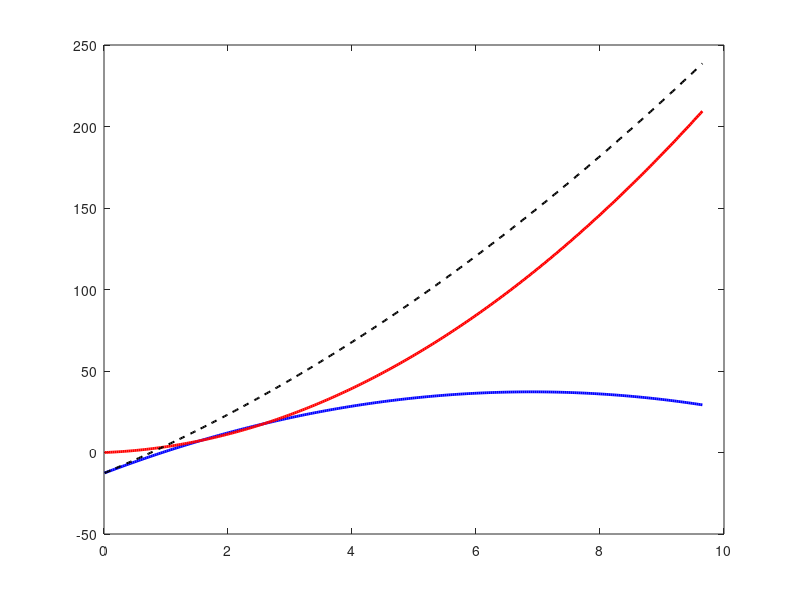

MATLAB code for this plot: (Note: this script raises an error after producing the figure.)
%% ========================================================================
%  PELTIER (THERMOELECTRIC) COOLER MODEL
%  Repository: thermodynamic-cycles
%
%  Not a fluid cycle. A thermoelectric module driven by current I pumps
%  heat from a cold side (Tc) to a hot side (Th). Governing relations:
%     Q_c = alpha*I*Tc - 0.5*I^2*R - K*(Th - Tc)   cooling power at cold side
%     Q_h = alpha*I*Th + 0.5*I^2*R - K*(Th - Tc)   heat dumped at hot side
%     P   = Q_h - Q_c = alpha*I*(Th - Tc) + I^2*R   electrical power in
%     COP = Q_c / P                                 cooling coefficient
%  Figure of merit: ZT = alpha^2 * T_avg / (R*K)
%
%  Three terms in Q_c: Peltier pumping (alpha*I*Tc, helps), Joule heating
%  (half of I^2*R leaks back to cold side, hurts), and conduction leakage
%  (K*(Th-Tc), hurts). The trade-off gives an optimal current.
% ========================================================================

clear; clc; close all;

%% SECTION 1: MODULE PARAMETERS  (typical single-module values)
alpha = 0.0530;    % module Seebeck coefficient   [V/K]
R     = 2.10;      % module electrical resistance [ohm]
K     = 0.470;     % module thermal conductance   [W/K]
Tc    = 273.15;    % cold-side temperature        [K]  (0 degC)
Th    = 300.15;    % hot-side temperature         [K]  (27 degC)

dT    = Th - Tc;               % temperature difference [K]
T_avg = 0.5 * (Th + Tc);       % mean temperature       [K]
ZT    = alpha^2 * T_avg / (R * K);   % figure of merit  [-]

fprintf('==================================================\n');
fprintf('  THERMOELECTRIC MODULE PARAMETERS\n');
fprintf('==================================================\n');
fprintf('  Seebeck coefficient   = %8.4f V/K\n', alpha);
fprintf('  Electrical resistance = %8.4f ohm\n', R);
fprintf('  Thermal conductance   = %8.4f W/K\n', K);
fprintf('  Cold-side temp Tc     = %8.2f K\n', Tc);
fprintf('  Hot-side temp Th      = %8.2f K\n', Th);
fprintf('  Temperature diff dT   = %8.2f K\n', dT);
fprintf('  Figure of merit ZT    = %8.4f\n', ZT);
fprintf('\n');

%% SECTION 2: KEY OPERATING CURRENTS
% Current that maximizes cooling power: dQc/dI = alpha*Tc - I*R = 0
I_maxQc = alpha * Tc / R;

% Current that maximizes COP (standard TE result):
% I_optCOP = alpha*dT / (R*(sqrt(1 + ZT) - 1))
I_optCOP = alpha * dT / (R * (sqrt(1 + ZT) - 1));

% Maximum temperature difference at zero cooling load (Qc = 0), reference:
% dT_max = 0.5 * ZT * Tc^2 / T_avg  (approx, small-dT form)
dT_max = 0.5 * ZT * Tc^2 / T_avg;

fprintf('==================================================\n');
fprintf('  KEY OPERATING CURRENTS\n');
fprintf('==================================================\n');
fprintf('  I for max cooling Qc  = %8.3f A\n', I_maxQc);
fprintf('  I for max COP         = %8.3f A\n', I_optCOP);
fprintf('  Approx dT_max (Qc=0)  = %8.3f K\n', dT_max);
fprintf('\n');

%% SECTION 3: PERFORMANCE AT THE TWO KEY CURRENTS
currents = [I_maxQc, I_optCOP];
names    = {'max cooling', 'max COP'};
fprintf('==================================================\n');
fprintf('  PERFORMANCE AT KEY CURRENTS\n');
fprintf('==================================================\n');
fprintf('  Operating point   I [A]    Qc [W]    P [W]    COP\n');
fprintf('  ----------------------------------------------------\n');
for i = 1:2
    I   = currents(i);
    Qc  = alpha*I*Tc - 0.5*I^2*R - K*dT;
    P   = alpha*I*dT + I^2*R;
    COP = Qc / P;
    fprintf('  %-14s  %7.3f  %8.3f  %7.3f  %6.4f\n', ...
            names{i}, I, Qc, P, COP);
end
fprintf('\n');

%% SECTION 4: SWEEP CURRENT AND COMPUTE CURVES
N = 300;
I_sweep  = linspace(0.01, 1.4 * I_maxQc, N);   % avoid I = 0 for COP
Qc_sweep = alpha .* I_sweep .* Tc - 0.5 .* I_sweep.^2 .* R - K*dT;
Qh_sweep = alpha .* I_sweep .* Th + 0.5 .* I_sweep.^2 .* R - K*dT;
P_sweep  = alpha .* I_sweep .* dT + I_sweep.^2 .* R;
COP_sweep = Qc_sweep ./ P_sweep;
COP_sweep(Qc_sweep < 0) = 0;   % no useful cooling once Qc goes negative

%% SECTION 5: PLOTTING
figure('Name','Peltier: Cooling Power and Input Power','Color','w');
plot(I_sweep, Qc_sweep, 'b-', 'LineWidth', 2); hold on;
plot(I_sweep, P_sweep,  'r-', 'LineWidth', 2);
plot(I_sweep, Qh_sweep, 'k--', 'LineWidth', 1.5);
xline(I_maxQc, 'b:', 'LineWidth', 1);
xline(I_optCOP, 'g:', 'LineWidth', 1);
legend('Q_c cooling power', 'P electrical in', 'Q_h heat rejected', ...
       'I for max Q_c', 'I for max COP', 'Location', 'northwest');
xlabel('Current I [A]');
ylabel('Power [W]');
title('Peltier Module: Power vs Current');
grid on; hold off;

figure('Name','Peltier: COP vs Current','Color','w');
plot(I_sweep, COP_sweep, 'm-', 'LineWidth', 2); hold on;
xline(I_optCOP, 'g:', 'LineWidth', 1);
legend('COP (cooling)', 'I for max COP', 'Location', 'northeast');
xlabel('Current I [A]');
ylabel('COP [-]');
title('Peltier Module: Cooling COP vs Current');
grid on; hold off;

fprintf('Plots generated. Peltier model complete.\n');
%% END OF PELTIER MODEL
